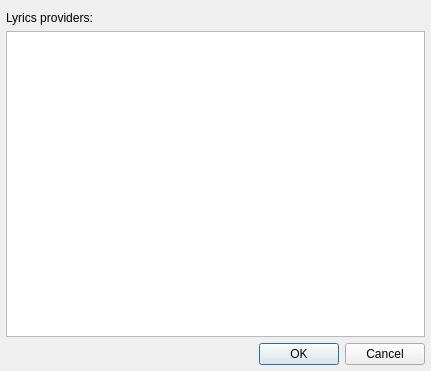
<?xml version="1.0" encoding="UTF-8"?>
<ui version="4.0">
 <class>SettingsDialog</class>
 <widget class="QDialog" name="SettingsDialog">
  <property name="geometry">
   <rect>
    <x>0</x>
    <y>0</y>
    <width>431</width>
    <height>371</height>
   </rect>
  </property>
  <property name="windowTitle">
   <string>Lyrics Plugin Settings</string>
  </property>
  <layout class="QVBoxLayout" name="verticalLayout">
   <property name="leftMargin">
    <number>6</number>
   </property>
   <property name="rightMargin">
    <number>6</number>
   </property>
   <property name="bottomMargin">
    <number>6</number>
   </property>
   <item>
    <widget class="QLabel" name="label">
     <property name="text">
      <string>Lyrics providers:</string>
     </property>
    </widget>
   </item>
   <item>
    <widget class="QListWidget" name="providersListWidget"/>
   </item>
   <item>
    <widget class="QDialogButtonBox" name="buttonBox">
     <property name="orientation">
      <enum>Qt::Horizontal</enum>
     </property>
     <property name="standardButtons">
      <set>QDialogButtonBox::Cancel|QDialogButtonBox::Ok</set>
     </property>
    </widget>
   </item>
  </layout>
 </widget>
 <resources/>
 <connections>
  <connection>
   <sender>buttonBox</sender>
   <signal>accepted()</signal>
   <receiver>SettingsDialog</receiver>
   <slot>accept()</slot>
   <hints>
    <hint type="sourcelabel">
     <x>248</x>
     <y>254</y>
    </hint>
    <hint type="destinationlabel">
     <x>157</x>
     <y>274</y>
    </hint>
   </hints>
  </connection>
  <connection>
   <sender>buttonBox</sender>
   <signal>rejected()</signal>
   <receiver>SettingsDialog</receiver>
   <slot>reject()</slot>
   <hints>
    <hint type="sourcelabel">
     <x>316</x>
     <y>260</y>
    </hint>
    <hint type="destinationlabel">
     <x>286</x>
     <y>274</y>
    </hint>
   </hints>
  </connection>
 </connections>
</ui>
